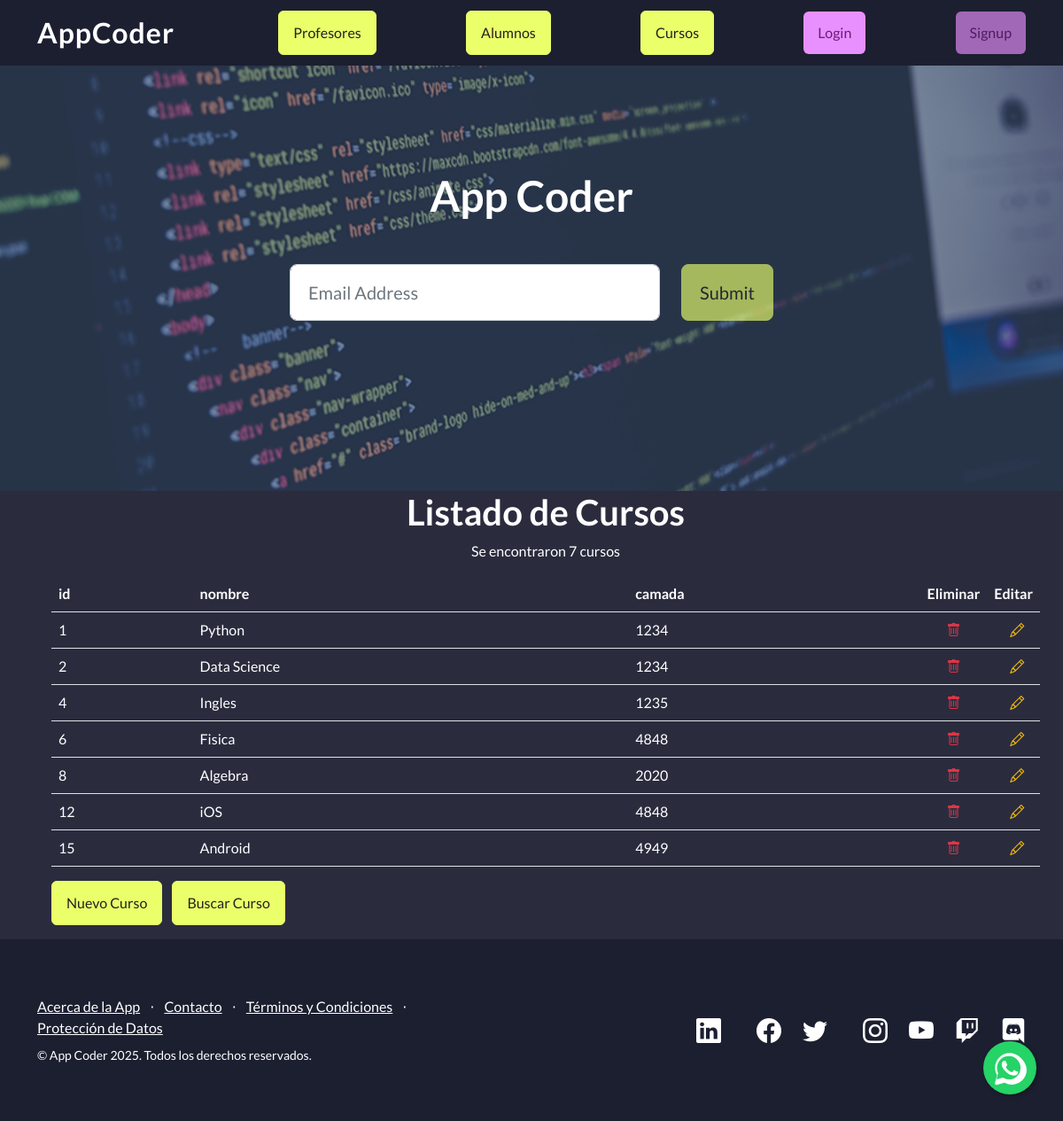
The page /AppCoder/cursos/ on the database its author committed.
### AppCoder/models.py (models this page shows, shortened)
class Curso(models.Model):
    nombre = models.CharField(max_length=40)
    camada = models.IntegerField()

### AppCoder/views.py (the view)
# urls.py: path('cursos/', views.cursos, name='cursos'),
def cursos(request):
    cursos_list = Curso.objects.all()
    cursos_dictionary = {
        "cursos": cursos_list
    }
    plantilla = loader.get_template("cursos.html")
    documento = plantilla.render(cursos_dictionary, request)
    return HttpResponse(documento)

### AppCoder/template/cursos.html
{% extends "padre.html" %}
{% load static %}
{% block contenido %}
<ul>
    <h1 class="text-center">Listado de Cursos</h1>
    <p class="text-center">Se encontraron {{cursos|length}} cursos</p>
    <main class="container text-white">
        <table class="table text-white">
            <tr>
                <th>id</th>
                <th>nombre</th>
                <th>camada</th>
                <th style="width: 50px;">Eliminar</th>
                <th style="width: 50px;">Editar</th>
            </tr>
            {% for curso in cursos %}
            <tr>
                <td>{{ curso.id }}</td>
                <td>{{ curso.nombre }}</td>
                <td>{{ curso.camada }}</td>
                <td class="text-center">
                    <a href="{% url 'eliminar_curso' curso.id %}" title="Eliminar" onclick="return confirm('¿Seguro que deseas eliminar este curso?');">
                        <i class="bi bi-trash text-danger"></i>
                    </a>
                </td>
                <td class="text-center">
                    <a href="{% url 'editar_curso' curso.id %}" title="Editar" class="ms-2">
                        <i class="bi bi-pencil text-warning"></i>
                    </a>
                </td>
            </tr>
            {% endfor %}
        </table>
        <a href ="{% url 'curso_formulario' %}" class="btn btn-primary me-2">Nuevo Curso</a>
        <a href ="{% url 'buscar_curso' %}" class="btn btn-primary">Buscar Curso</a>
    </main>
</ul>
{% endblock %}

### AppCoder/template/padre.html (style rules this page uses)
body { background-color: rgb(42, 44, 62) !important; color: #fff !important; }
.btn-primary { background-color: rgb(235, 255, 106) !important; border-color: rgb(235, 255, 106) !important; color: #222 !important; }

### rows shown on the page
Curso: id "1", nombre "Python", camada "1234"
Curso: id "2", nombre "Data Science", camada "1234"
Curso: id "4", nombre "Ingles", camada "1235"
Curso: id "6", nombre "Fisica", camada "4848"
Curso: id "8", nombre "Algebra", camada "2020"
Curso: id "12", nombre "iOS", camada "4848"
Curso: id "15", nombre "Android", camada "4949"

### other values the page prints
{{ cursos|length }} "7"
